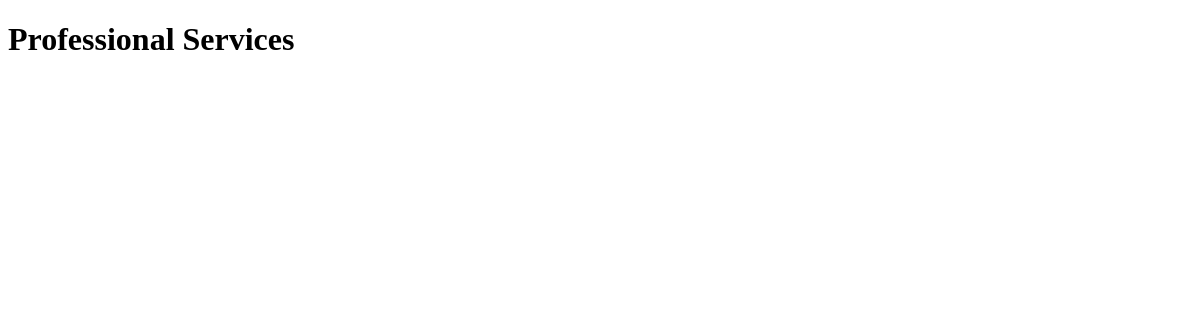
Page /list_professionals/ on the earlier database version.
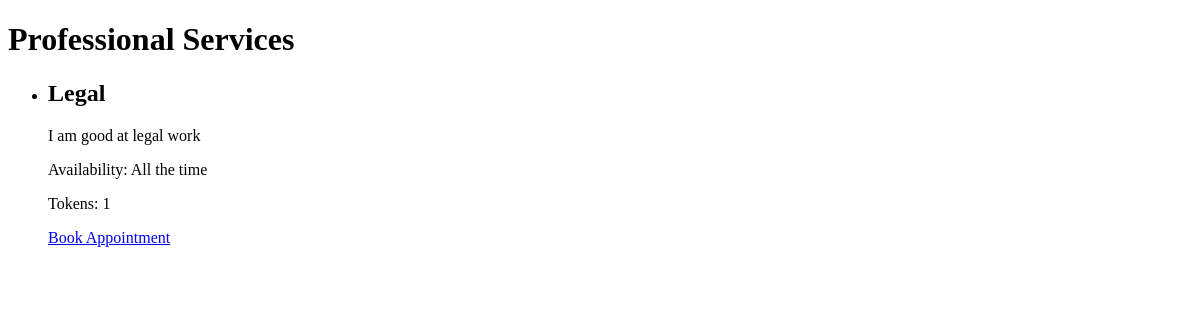
Same page on the later database version.
### core/models.py (models this page shows, shortened)
class ProfessionalProfile(models.Model):
    user = models.OneToOneField(CustomUser, on_delete=models.CASCADE)
    profession = models.CharField(max_length=100)
    bio = models.TextField()
    availability = models.CharField(max_length=100)
    tokens = models.IntegerField(default=3)

### core/views.py (the view)
# urls.py: path('list_professionals/', views.list_professionals, name='list_professionals'),
def list_professionals(request):
    professionals = ProfessionalProfile.objects.all().order_by('-tokens')
    return render(request, 'list_professionals.html', {'professionals': professionals})

### core/templates/list_professionals.html (shortened to what this page needs)
<!DOCTYPE html>
<html lang="en">
<head>
</head>
<body>
    <h1>Professional Services</h1>
    <ul>
        {% for professional in professionals %}
            <li>
                <h2>{{ professional.profession }}</h2>
                <p>{{ professional.bio }}</p>
                <p>Availability: {{ professional.availability }}</p>
                <p>Tokens: {{ professional.tokens }}</p>
                <a href="{% url 'book_appointment' professional.id %}">Book Appointment</a>
            </li>
        {% endfor %}
    </ul>
</body>
</html>

Differences in the rows shown:
added ProfessionalProfile: profession "Legal", bio "I am good at legal work", availability "All the time", tokens "1"
